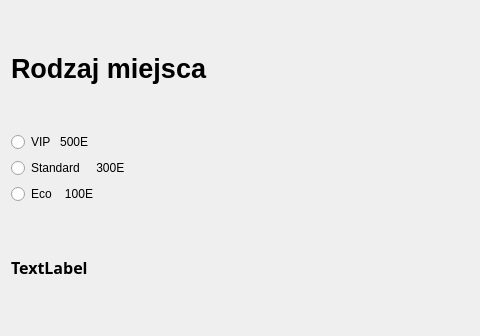
<?xml version="1.0" encoding="UTF-8"?>
<ui version="4.0">
 <class>Form</class>
 <widget class="QWidget" name="Form">
  <property name="geometry">
   <rect>
    <x>0</x>
    <y>0</y>
    <width>480</width>
    <height>336</height>
   </rect>
  </property>
  <property name="windowTitle">
   <string>Form</string>
  </property>
  <layout class="QVBoxLayout" name="verticalLayout_3">
   <item>
    <layout class="QVBoxLayout" name="verticalLayout_2">
     <item>
      <widget class="QLabel" name="label">
       <property name="font">
        <font>
         <pointsize>20</pointsize>
         <bold>true</bold>
        </font>
       </property>
       <property name="text">
        <string>Rodzaj miejsca</string>
       </property>
      </widget>
     </item>
     <item>
      <layout class="QVBoxLayout" name="verticalLayout">
       <item>
        <widget class="QRadioButton" name="radioButton">
         <property name="text">
          <string>VIP   500E</string>
         </property>
        </widget>
       </item>
       <item>
        <widget class="QRadioButton" name="radioButton_2">
         <property name="text">
          <string>Standard     300E</string>
         </property>
        </widget>
       </item>
       <item>
        <widget class="QRadioButton" name="radioButton_3">
         <property name="text">
          <string>Eco    100E</string>
         </property>
        </widget>
       </item>
      </layout>
     </item>
     <item>
      <widget class="QLabel" name="label_2">
       <property name="font">
        <font>
         <family>Segoe Print</family>
         <pointsize>12</pointsize>
         <bold>true</bold>
        </font>
       </property>
       <property name="text">
        <string>TextLabel</string>
       </property>
      </widget>
     </item>
    </layout>
   </item>
  </layout>
 </widget>
 <resources/>
 <connections/>
</ui>
